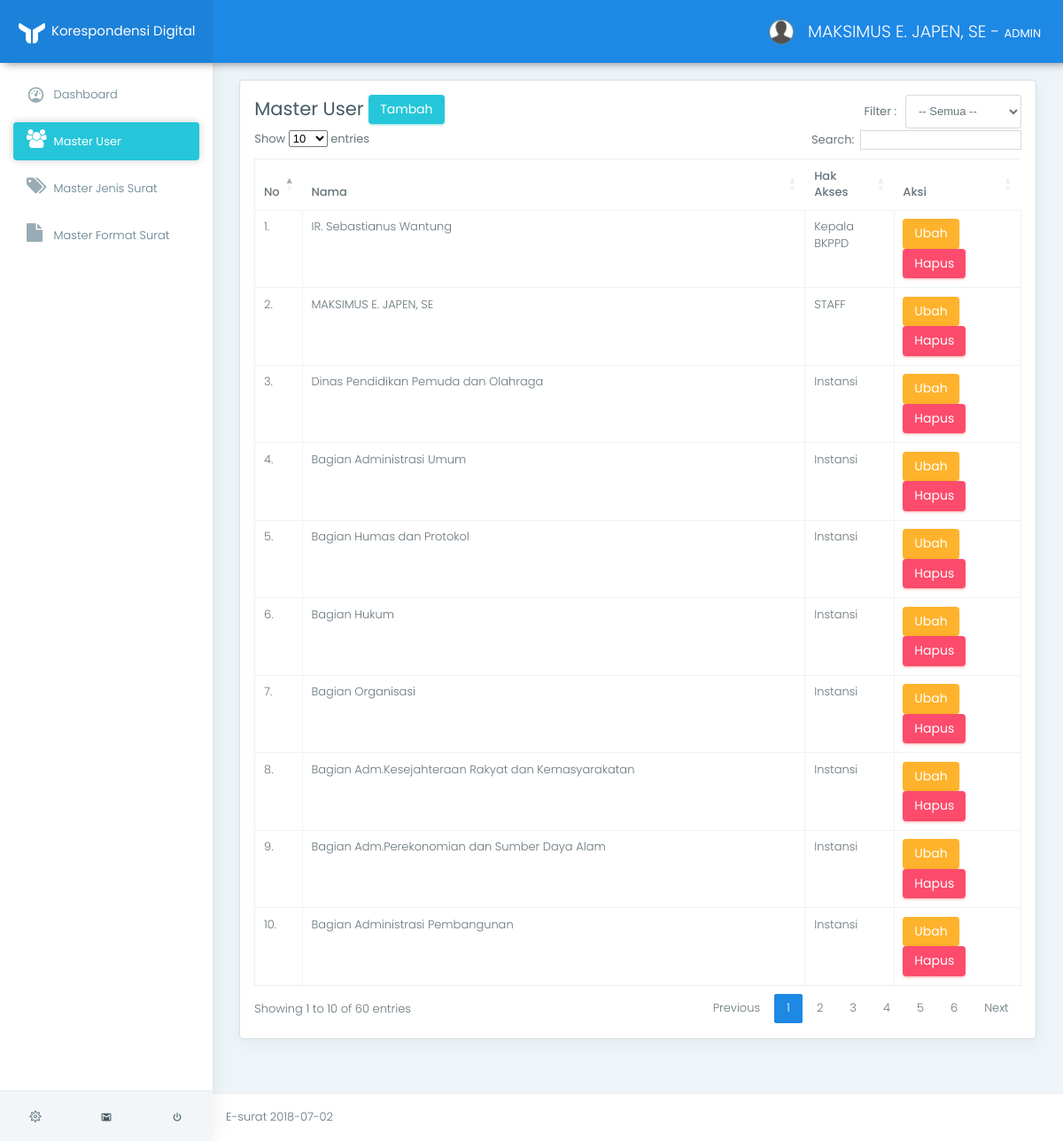
Screenshot of /app/index.php?page=view_user (signed in) with the database file from the repository.
### tables this page shows
CREATE TABLE `tb_user` (
  `id_user` varchar(11) NOT NULL,
  `nip` varchar(50) NOT NULL,
  `nama` varchar(100) NOT NULL,
  `id_jabatan` int(11) NOT NULL,
  `gambar` varchar(100) NOT NULL
);

CREATE TABLE `tb_jabatan` (
  `id_jabatan` int(11) NOT NULL,
  `jabatan` varchar(100) NOT NULL
);

### app/helper/koneksi.php (called while the page is built, shortened)
<?php
class Koneksi {
	private $koneksi;
	function __construct(){
		$this->koneksi = new mysqli("localhost","root","","db_e_surat");
	}
	public function setQuery($sql){
		return $this->koneksi->query($sql);
	}
}
 ?>

### app/helper/auth.php (called while the page is built, shortened)
<?php
include 'crud.php';
class Auth {
	public function isKepalaBadan(){
		return ($_SESSION['sess_user']['sess_status'] == "KEPALA BADAN");
	}
	public function isAdmin(){
		return ($_SESSION['sess_user']['sess_status'] == "ADMIN");
	}
	public function getUser($id_user){
		$sql    = "SELECT * FROM tb_user WHERE id_user = '$id_user'";
		$crud   = new Crud();
		$result = $crud->view($sql);
		return $result[0]['nama'];
	}
}
 ?>

### app/helper/crud.php (called while the page is built, shortened)
<?php
include_once 'koneksi.php';
class Crud {
	function __construct(){
		$this->koneksi = new Koneksi();
	}
	public function view($sql){
		$result = $this->koneksi->setQuery($sql);
		$data = [];
        while ($row = $result->fetch_assoc()) {
            $data[] = $row;
        }
        return $data;
	}
}
 ?>

### app/m_pegawai/view.php (the view, shortened to what this page needs)
<div class="row">
    <div class="col-lg-12">
        <div class="card">
            <div class="card-block">
            <div class="row">
                <div class="col-md-6">
                    <h3>
                        Master User
                        <a href="index.php?page=add_user" class="btn btn-success">Tambah</a>
                    </h3>
                </div>
                <div class="col-md-6">
                    <div class="form-inline pull-right">
                        <label><b>Filter : &ensp;</b></label>
                        <select id="filter_jabatan" class="form-control">
                            <option value=""> -- Semua -- </option>
                        </select>
                    </div>
                </div>
            </div>
                <table class="table table-stripped table-bordered" id="data_table_filter">
                    <thead>
                        <tr>
                            <th>No</th>
                            <th>Nama</th>
                            <th>Hak Akses</th>
                            <th>Aksi</th>
                        </tr>
                    </thead>
                    <tbody>
                        <?php
                            $crud   = new Crud();
                            $result = $crud->view(" SELECT * FROM tb_user
                                                    INNER JOIN tb_jabatan ON tb_user.id_jabatan = tb_jabatan.id_jabatan
                                                    INNER JOIN tb_login ON tb_user.id_user = tb_login.id_user"
                                                );
                            $no = 1;
                            foreach ($result as $value):
                        ?>
                        <tr>
                            <td><?= $no++."." ?></td>
                            <td><?= $value['nama'] ?></td>
                            <?php
                            $jabatan ="";
                            if($value['jabatan']=="Kepala BKPPD" ||
                               $value['jabatan']=="Sekretaris"||
                               $value['jabatan']=="STAFF"||
                               $value['jabatan']=="Instansi")
                            {
                                $jabatan = $value['jabatan'];
                            }
                            else
                            {
                                $jabatan = "Bidang";
                            }
                            ?>
                            <td><?= $jabatan ?></td>
                            <td>
                                <a href="index.php?page=edit&id_user=<?= $value['id_user'] ?>" class="btn btn-warning">Ubah</a>
                                <a href="index.php?page=delete&id_user=<?= $value['id_user'] ?>" onClick="return confirm('Data Akan Dihapus !')" class="btn btn-danger">Hapus</a>
                            </td>
                        </tr>
                        <?php endforeach ?>
                    </tbody>
                </table>
            </div>
        </div>
    </div>
</div>

### app/index.php (shortened to what this page needs)
<?php
include "helper/auth.php";
$auth = new Auth();
?>
<!DOCTYPE html>
<html lang="en">
<head>
	<link href="../assets/css/box.css" rel="stylesheet">
	<link href="../assets/plugins/bootstrap/css/bootstrap.min.css" rel="stylesheet">
	<link href="../assets/plugins/c3-master/c3.min.css" rel="stylesheet">
	<link href="../assets/css/style.css" rel="stylesheet">
	<link href="../assets/css/colors/blue.css" id="theme" rel="stylesheet">
	<link rel="stylesheet" href="https://cdn.datatables.net/1.10.16/css/dataTables.bootstrap4.min.css">
	<link rel="stylesheet" href="https://cdn.datatables.net/buttons/1.5.1/css/buttons.dataTables.min.css">
	<link href="https://cdnjs.cloudflare.com/ajax/libs/select2/4.0.6-rc.0/css/select2.min.css" rel="stylesheet" />
</head>
<body class="fix-header fix-sidebar card-no-border">
	<div id="main-wrapper">
		<header class="topbar">
			<nav class="navbar top-navbar navbar-toggleable-sm navbar-light">
				<div class="navbar-header">
					<a class="navbar-brand" href="index.html">
						<b>
							<img src="../assets/images/logo-light-icon.png" alt="homepage" class="light-logo" />
						</b>
						<span>
						 <b style="font-size:15px;color:white">Korespondensi Digital</b>
				</div>
				<div class="navbar-collapse">
					<ul class="navbar-nav mr-auto mt-md-0">
						<li class="nav-item"> <a class="nav-link nav-toggler hidden-md-up text-muted waves-effect waves-dark" href="javascript:void(0)"><i class="mdi mdi-menu"></i></a> </li>
					</ul>
					<ul class="navbar-nav my-lg-0">
						<li class="nav-item dropdown">
							<a class="nav-link dropdown-toggle text-muted waves-effect waves-dark" href="" data-toggle="dropdown" aria-haspopup="true" aria-expanded="false"><img src="../assets/images/user.png" alt="user" class="profile-pic m-r-10" />
								<?= $auth->getUser($_SESSION['sess_user']['sess_id_user'])." - <b>".$_SESSION['sess_user']['sess_status']."</b>" ?>
							</a>
						</li>
					</ul>
				</div>
			</nav>
		</header>
		<aside class="left-sidebar">
			<div class="scroll-sidebar">
				<nav class="sidebar-nav">
					<ul id="sidebarnav">
					<li>
						<a class="waves-effect waves-dark" href="index.php?page=view_dashbord" aria-expanded="false"><i class="mdi mdi-gauge"></i><span class="hide-menu"> Dashboard</span></a>
					</li>
					<?php if($auth->isKepalaBadan()): ?>
						<li>
							<a class="waves-effect waves-darkenvelope-open" href="index.php?page=view_surat_masuk_tu" aria-expanded="false"><i class="fa fa-envelope-open"></i><span class="hide-menu"> Surat Masuk</span></a>
						</li>
						<li>
							<a class="waves-effect waves-dark" href="index.php?page=view_surat_keluar" aria-expanded="false"><i class="fa fa-envelope"></i><span class="hide-menu">Surat Keluar</span></a>
						</li>
					<?php elseif($auth->isAdmin()): ?>
						<li>
							<a class="waves-effect waves-dark" href="index.php?page=view_user" aria-expanded="false"><i class="fa fa-users"></i><span class="hide-menu"> Master User</span></a>
						</li>
						<li>
							<a class="waves-effect waves-dark" href="index.php?page=view_jenis_surat" aria-expanded="false"><i class="fa fa-tags"></i><span class="hide-menu"> Master Jenis Surat</span></a>
						</li>
						<li>
							<a class="waves-effect waves-dark" href="index.php?page=view_format_surat" aria-expanded="false"><i class="fa fa-file"></i><span class="hide-menu"> Master Format Surat</span></a>
						</li>
					<?php endif ?>
					</ul>
				</nav>
			</div>
			<div class="sidebar-footer">
				<a href="" class="link" data-toggle="tooltip" title="Settings"><i class="ti-settings"></i></a>
				<a href="" class="link" data-toggle="tooltip" title="Email"><i class="mdi mdi-gmail"></i></a>
				<a href="../logout.php" class="link" data-toggle="tooltip" title="Logout"><i class="mdi mdi-power"></i></a> </div>
		</aside>
		<div class="page-wrapper">
			<div class="container-fluid"><br>
				<?php
				$page = isset( $_GET['page'])?$_GET['page']:"";
				if($page){
					if($page == "view_dashbord"){
						include "dashbord/view.php";
					}else if($page == "view_user"){
						include "m_pegawai/view.php";
					}else if($page == "add_user"){
						include "m_pegawai/add_form.php";
					}else if($page == "edit"){
						include "m_pegawai/edit_form.php";
					}else if($page == "delete"){
						include "m_pegawai/delete.php";
					}
				}else{
					include "dashbord/view.php";
				}
				?>
			</div>
			<footer class="footer"> E-surat <?= date("Y-m-d") ?> </footer>
		</div>
	</div>
</body>
</html>

### assets/css/colors/blue.css (style rules this page uses)
.topbar { background: #1e88e5; }
.topbar .navbar-header { background: rgba(0, 0, 0, 0.05); }
.topbar .top-navbar .navbar-header .navbar-brand .light-logo { display: inline-block; color: rgba(255, 255, 255, 0.8); }
.topbar .navbar-light .navbar-nav .nav-item > a.nav-link { color: #ffffff !important; }
.sidebar-nav { background: #fff; }
.sidebar-nav ul li a { color: #607d8b; }
.sidebar-nav ul li a.active, .sidebar-nav ul li a:hover { color: #26c6da; }
.sidebar-nav ul li a.active { color: #263238; }
.sidebar-nav > ul > li.active > a, .sidebar-nav > ul > li.active:hover > a { color: #ffffff; background: #26c6da; }
.sidebar-nav > ul > li.active > a i, .sidebar-nav > ul > li.active:hover > a i { color: #ffffff; }
.sidebar-nav > ul > li.active > a:after, .sidebar-nav > ul > li.active:hover > a:after { border-color: #ffffff; }
.sidebar-nav > ul > li > a.active i, .sidebar-nav > ul > li > a:hover i { color: #26c6da; }
.sidebar-nav > ul > li > a i { color: #99abb4; }
.sidebar-nav > ul > li > a.active { font-weight: 400; background: #ffffff; color: #1e88e5; }
.card-no-border .sidebar-nav > ul > li > a.active { color: #ffffff; background: #26c6da; }
.card-no-border .sidebar-nav > ul > li > a.active i { color: #ffffff; }
.card-no-border .sidebar-nav > ul > li > a.active:after { border-color: #ffffff; }

### app/index.php (style rules this page uses)
* { font-size: 13px; line-height: 1.428; }

### rows the page displays
tb_user: nama "MAKSIMUS E. JAPEN, SE", id_jabatan.jabatan "STAFF"
tb_user: nama "IR. Sebastianus Wantung", id_jabatan.jabatan "Kepala BKPPD"
tb_user: nama "Dinas Pendidikan Pemuda dan Olahraga", id_jabatan.jabatan "Instansi"
tb_user: nama "Bagian Administrasi Umum", id_jabatan.jabatan "Instansi"
tb_user: nama "Bagian Humas dan Protokol", id_jabatan.jabatan "Instansi"
tb_user: nama "Bagian Hukum", id_jabatan.jabatan "Instansi"
tb_user: nama "Bagian Organisasi", id_jabatan.jabatan "Instansi"
tb_user: nama "Bagian Adm.Kesejahteraan Rakyat dan Kemasyarakatan", id_jabatan.jabatan "Instansi"
tb_user: nama "Bagian Adm.Perekonomian dan Sumber Daya Alam", id_jabatan.jabatan "Instansi"
tb_user: nama "Bagian Administrasi Pembangunan", id_jabatan.jabatan "Instansi"

### other values shown
$_SESSION['sess_user']['sess_status'] "ADMIN"
